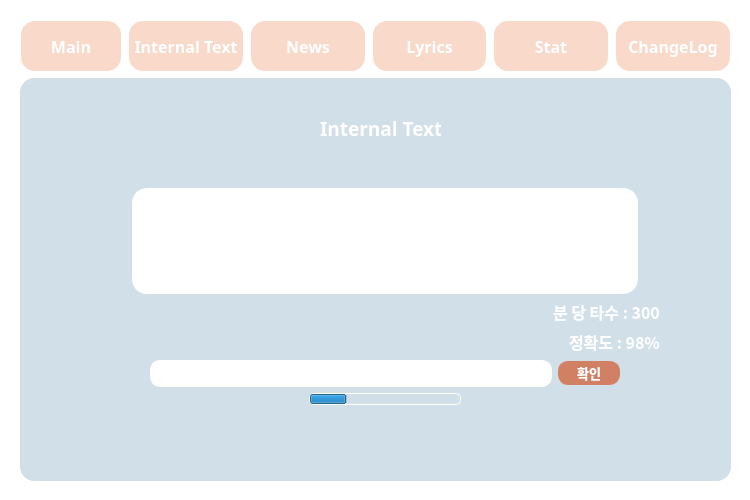
<?xml version="1.0" encoding="UTF-8"?>
<ui version="4.0">
 <class>MainWindow</class>
 <widget class="QMainWindow" name="MainWindow">
  <property name="geometry">
   <rect>
    <x>0</x>
    <y>0</y>
    <width>750</width>
    <height>500</height>
   </rect>
  </property>
  <property name="windowTitle">
   <string>MainWindow</string>
  </property>
  <property name="autoFillBackground">
   <bool>false</bool>
  </property>
  <property name="styleSheet">
   <string notr="true"/>
  </property>
  <widget class="QWidget" name="centralwidget">
   <property name="styleSheet">
    <string notr="true">background-color: rgb(255, 255, 255);</string>
   </property>
   <widget class="QWidget" name="verticalLayoutWidget_2">
    <property name="geometry">
     <rect>
      <x>20</x>
      <y>20</y>
      <width>711</width>
      <height>461</height>
     </rect>
    </property>
    <layout class="QVBoxLayout" name="MainLayout" stretch="0,0">
     <item>
      <layout class="QHBoxLayout" name="horizontalLayout" stretch="0,0,0,0,0,0">
       <property name="spacing">
        <number>6</number>
       </property>
       <item>
        <widget class="QPushButton" name="mainButton">
         <property name="sizePolicy">
          <sizepolicy hsizetype="Fixed" vsizetype="Fixed">
           <horstretch>0</horstretch>
           <verstretch>0</verstretch>
          </sizepolicy>
         </property>
         <property name="minimumSize">
          <size>
           <width>102</width>
           <height>52</height>
          </size>
         </property>
         <property name="font">
          <font>
           <family>맑은 고딕</family>
           <pointsize>12</pointsize>
           <weight>75</weight>
           <bold>true</bold>
          </font>
         </property>
         <property name="styleSheet">
          <string notr="true">min-height : 50px;
border:1px solid #ffffff;
border-radius : 15px;
min-width : 100px;
background-color: rgb(249, 217, 202);
color:#ffffff;</string>
         </property>
         <property name="text">
          <string>Main</string>
         </property>
        </widget>
       </item>
       <item>
        <widget class="QPushButton" name="ITButton">
         <property name="font">
          <font>
           <family>맑은 고딕</family>
           <pointsize>12</pointsize>
           <weight>75</weight>
           <bold>true</bold>
          </font>
         </property>
         <property name="styleSheet">
          <string notr="true">min-height : 50px;
border:1px solid #ffffff;
border-radius : 15px;
min-width : 100px;
background-color: rgb(249, 217, 202);
color:#ffffff;</string>
         </property>
         <property name="text">
          <string>Internal Text</string>
         </property>
        </widget>
       </item>
       <item>
        <widget class="QPushButton" name="newsButton">
         <property name="font">
          <font>
           <family>맑은 고딕</family>
           <pointsize>12</pointsize>
           <weight>75</weight>
           <bold>true</bold>
          </font>
         </property>
         <property name="styleSheet">
          <string notr="true">min-height : 50px;
border:1px solid #ffffff;
border-radius : 15px;
min-width : 100px;
background-color: rgb(249, 217, 202);
color:#ffffff;</string>
         </property>
         <property name="text">
          <string>News</string>
         </property>
        </widget>
       </item>
       <item>
        <widget class="QPushButton" name="lyricsButton">
         <property name="font">
          <font>
           <family>맑은 고딕</family>
           <pointsize>12</pointsize>
           <weight>75</weight>
           <bold>true</bold>
          </font>
         </property>
         <property name="styleSheet">
          <string notr="true">min-height : 50px;
border:1px solid #ffffff;
border-radius : 15px;
min-width : 100px;
background-color: rgb(249, 217, 202);
color:#ffffff;</string>
         </property>
         <property name="text">
          <string>Lyrics</string>
         </property>
        </widget>
       </item>
       <item>
        <widget class="QPushButton" name="statButton">
         <property name="font">
          <font>
           <family>맑은 고딕</family>
           <pointsize>12</pointsize>
           <weight>75</weight>
           <bold>true</bold>
          </font>
         </property>
         <property name="styleSheet">
          <string notr="true">min-height : 50px;
border:1px solid #ffffff;
border-radius : 15px;
min-width : 100px;
background-color: rgb(249, 217, 202);
color:#ffffff;</string>
         </property>
         <property name="text">
          <string>Stat</string>
         </property>
        </widget>
       </item>
       <item>
        <widget class="QPushButton" name="clButton">
         <property name="font">
          <font>
           <family>맑은 고딕</family>
           <pointsize>12</pointsize>
           <weight>75</weight>
           <bold>true</bold>
          </font>
         </property>
         <property name="styleSheet">
          <string notr="true">min-height : 50px;
border:1px solid #ffffff;
border-radius : 15px;
min-width : 100px;
background-color: rgb(249, 217, 202);
color:#ffffff;</string>
         </property>
         <property name="text">
          <string>ChangeLog</string>
         </property>
        </widget>
       </item>
      </layout>
     </item>
     <item>
      <widget class="QStackedWidget" name="stackWidget">
       <property name="styleSheet">
        <string notr="true">border:1px soild #ffffff;
border-radius:15px;
background-color: rgb(209, 223, 232);</string>
       </property>
       <property name="currentIndex">
        <number>0</number>
       </property>
       <widget class="QWidget" name="TextPage">
        <property name="styleSheet">
         <string notr="true">background-color: rgb(209, 223, 232);</string>
        </property>
        <widget class="QWidget" name="verticalLayoutWidget_3">
         <property name="geometry">
          <rect>
           <x>90</x>
           <y>70</y>
           <width>621</width>
           <height>331</height>
          </rect>
         </property>
         <layout class="QVBoxLayout" name="TextMainLayout" stretch="0,0,0,0">
          <property name="spacing">
           <number>6</number>
          </property>
          <property name="sizeConstraint">
           <enum>QLayout::SetFixedSize</enum>
          </property>
          <item>
           <layout class="QVBoxLayout" name="TextBrowserLayout">
            <item>
             <spacer name="verticalSpacer">
              <property name="orientation">
               <enum>Qt::Vertical</enum>
              </property>
              <property name="sizeHint" stdset="0">
               <size>
                <width>20</width>
                <height>40</height>
               </size>
              </property>
             </spacer>
            </item>
            <item alignment="Qt::AlignHCenter">
             <widget class="QTextBrowser" name="Text">
              <property name="styleSheet">
               <string notr="true">border : 3px solid #ffffff;
border-radius : 15px;
max-width : 500px;
min-width: 500px;
max-height : 100px;
background-color: rgb(255, 255, 255);</string>
              </property>
             </widget>
            </item>
           </layout>
          </item>
          <item>
           <layout class="QVBoxLayout" name="TextCurrentLayout">
            <item>
             <layout class="QHBoxLayout" name="TPMLayout">
              <item>
               <spacer name="horizontalSpacer_3">
                <property name="orientation">
                 <enum>Qt::Horizontal</enum>
                </property>
                <property name="sizeHint" stdset="0">
                 <size>
                  <width>40</width>
                  <height>20</height>
                 </size>
                </property>
               </spacer>
              </item>
              <item>
               <widget class="QLabel" name="TPM">
                <property name="font">
                 <font>
                  <family>맑은 고딕</family>
                  <pointsize>12</pointsize>
                  <weight>75</weight>
                  <bold>true</bold>
                 </font>
                </property>
                <property name="styleSheet">
                 <string notr="true">color: rgb(255, 255, 255);</string>
                </property>
                <property name="text">
                 <string>분 당 타수 : 300</string>
                </property>
               </widget>
              </item>
             </layout>
            </item>
            <item>
             <layout class="QHBoxLayout" name="CurrencyLayout">
              <item>
               <spacer name="horizontalSpacer_4">
                <property name="orientation">
                 <enum>Qt::Horizontal</enum>
                </property>
                <property name="sizeHint" stdset="0">
                 <size>
                  <width>40</width>
                  <height>20</height>
                 </size>
                </property>
               </spacer>
              </item>
              <item>
               <widget class="QLabel" name="Currency">
                <property name="font">
                 <font>
                  <family>맑은 고딕</family>
                  <pointsize>12</pointsize>
                  <weight>75</weight>
                  <bold>true</bold>
                 </font>
                </property>
                <property name="styleSheet">
                 <string notr="true">color: rgb(255, 255, 255);</string>
                </property>
                <property name="text">
                 <string>정확도 : 98%</string>
                </property>
               </widget>
              </item>
             </layout>
            </item>
           </layout>
          </item>
          <item>
           <layout class="QHBoxLayout" name="InputLayout">
            <item>
             <spacer name="horizontalSpacer">
              <property name="orientation">
               <enum>Qt::Horizontal</enum>
              </property>
              <property name="sizeHint" stdset="0">
               <size>
                <width>40</width>
                <height>20</height>
               </size>
              </property>
             </spacer>
            </item>
            <item>
             <widget class="QLineEdit" name="input">
              <property name="font">
               <font>
                <family>맑은 고딕</family>
                <pointsize>12</pointsize>
               </font>
              </property>
              <property name="styleSheet">
               <string notr="true">border:1px solid #ffffff;
border-radius:10px;
min-width:400px;
background-color:#ffffff;
</string>
              </property>
             </widget>
            </item>
            <item>
             <widget class="QPushButton" name="confirm">
              <property name="font">
               <font>
                <family>맑은 고딕</family>
                <pointsize>10</pointsize>
                <weight>75</weight>
                <bold>true</bold>
               </font>
              </property>
              <property name="styleSheet">
               <string notr="true">border:1px solid #d18063;
border-radius:10px;
min-height:22px;
background-color:#d18063;
min-width:60px;
color:#ffffff;
</string>
              </property>
              <property name="text">
               <string>확인</string>
              </property>
             </widget>
            </item>
            <item>
             <spacer name="horizontalSpacer_2">
              <property name="orientation">
               <enum>Qt::Horizontal</enum>
              </property>
              <property name="sizeHint" stdset="0">
               <size>
                <width>40</width>
                <height>20</height>
               </size>
              </property>
             </spacer>
            </item>
           </layout>
          </item>
          <item alignment="Qt::AlignHCenter">
           <widget class="QProgressBar" name="progressBar">
            <property name="styleSheet">
             <string notr="true">border: 1px solid white;
border-radius: 5px;
max-height:10px;
min-width:150px;</string>
            </property>
            <property name="value">
             <number>24</number>
            </property>
            <property name="textVisible">
             <bool>false</bool>
            </property>
           </widget>
          </item>
         </layout>
        </widget>
        <widget class="QLabel" name="Title">
         <property name="geometry">
          <rect>
           <x>300</x>
           <y>40</y>
           <width>121</width>
           <height>21</height>
          </rect>
         </property>
         <property name="font">
          <font>
           <family>맑은 고딕</family>
           <pointsize>14</pointsize>
           <weight>75</weight>
           <bold>true</bold>
          </font>
         </property>
         <property name="styleSheet">
          <string notr="true">color: rgb(255, 255, 255);</string>
         </property>
         <property name="text">
          <string>Internal Textl</string>
         </property>
        </widget>
       </widget>
       <widget class="QWidget" name="page_2">
        <widget class="QGraphicsView" name="graphicsView">
         <property name="geometry">
          <rect>
           <x>30</x>
           <y>20</y>
           <width>300</width>
           <height>200</height>
          </rect>
         </property>
         <property name="styleSheet">
          <string notr="true">background-color: rgb(255, 255, 255);</string>
         </property>
        </widget>
        <widget class="QGraphicsView" name="graphicsView_2">
         <property name="geometry">
          <rect>
           <x>370</x>
           <y>20</y>
           <width>300</width>
           <height>200</height>
          </rect>
         </property>
         <property name="styleSheet">
          <string notr="true">background-color: rgb(255, 255, 255);</string>
         </property>
        </widget>
       </widget>
       <widget class="QWidget" name="page"/>
      </widget>
     </item>
    </layout>
   </widget>
  </widget>
 </widget>
 <resources/>
 <connections/>
</ui>
